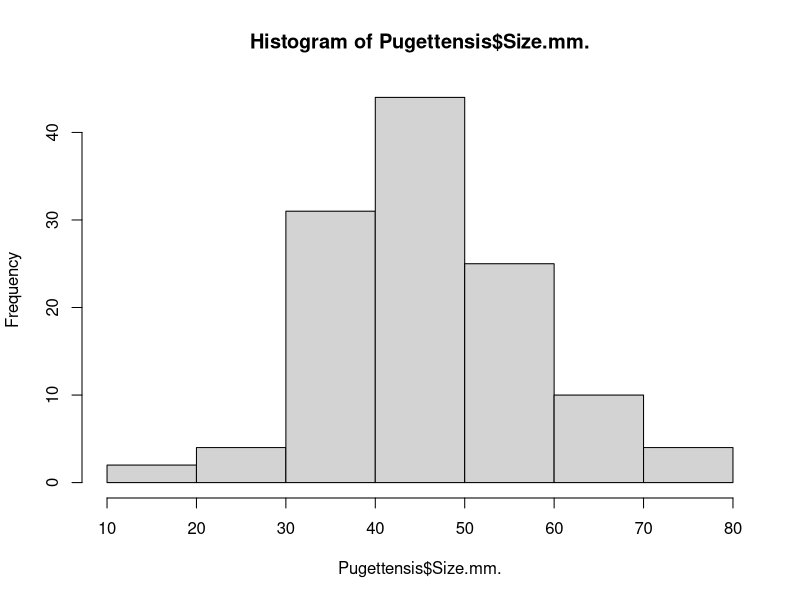
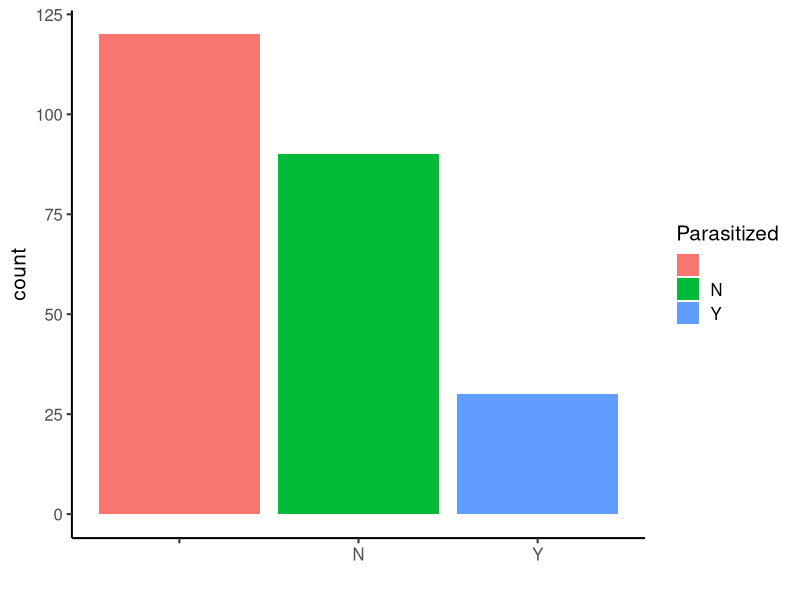
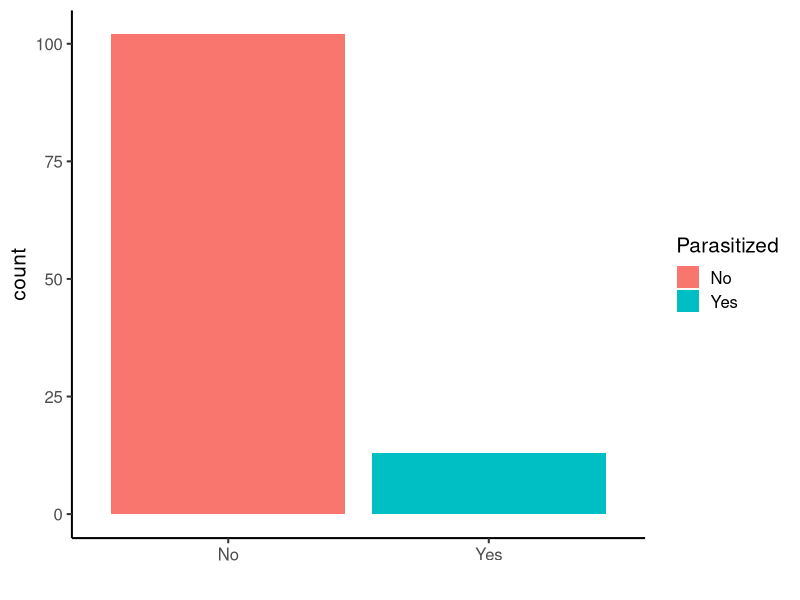
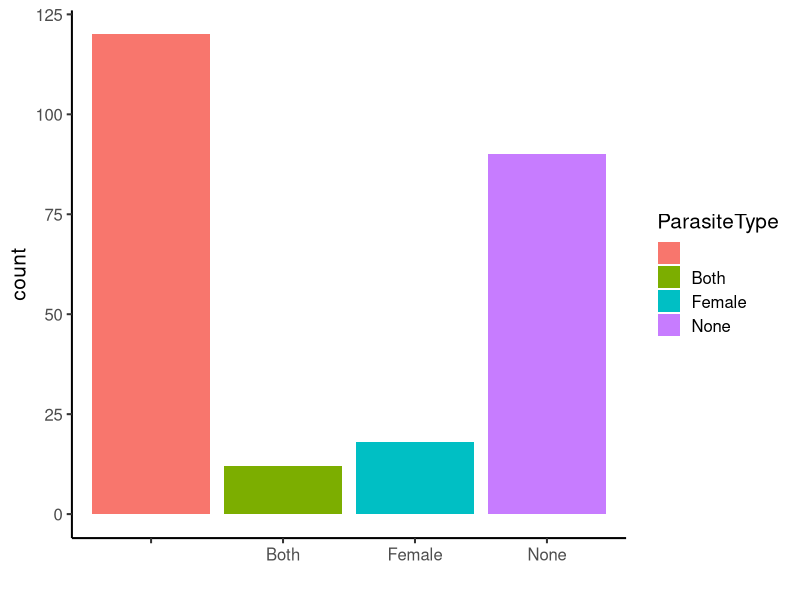
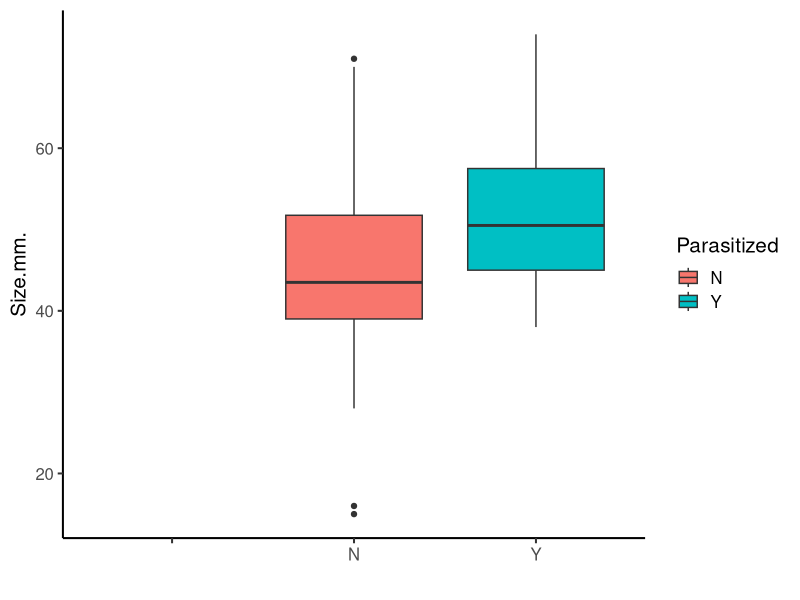
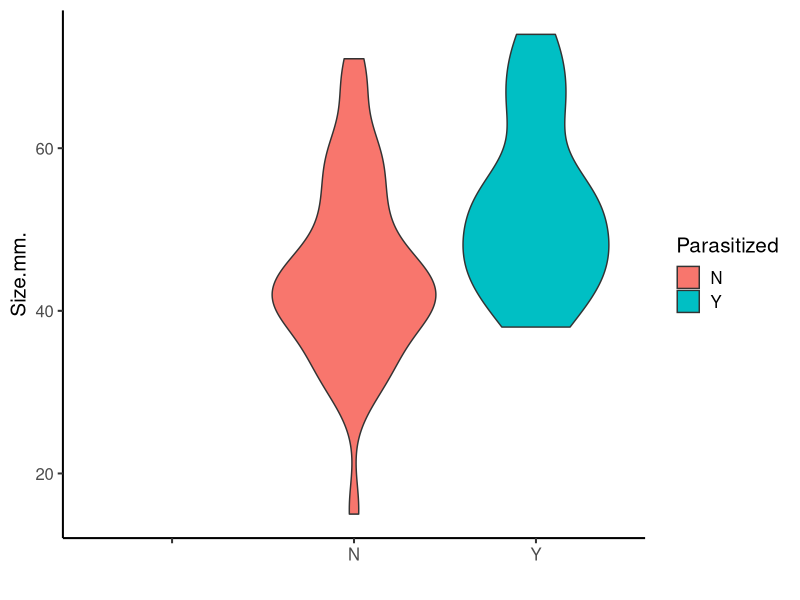
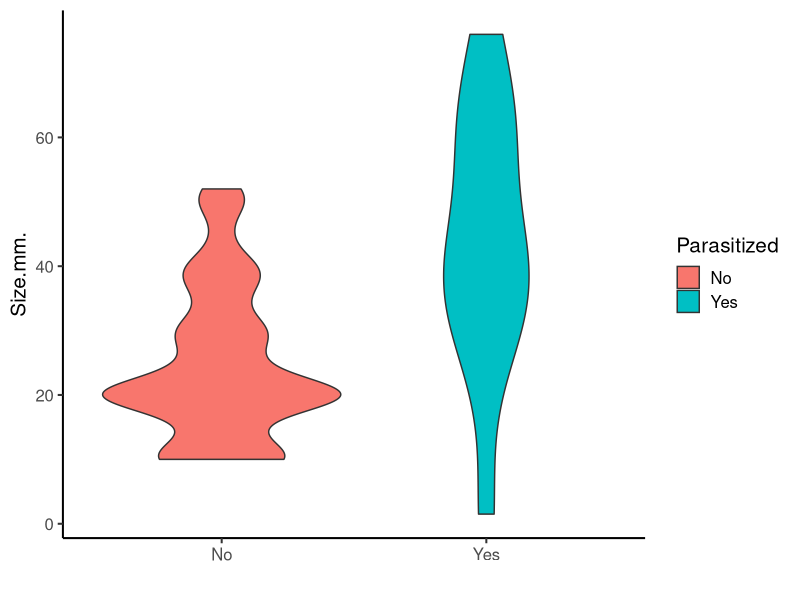
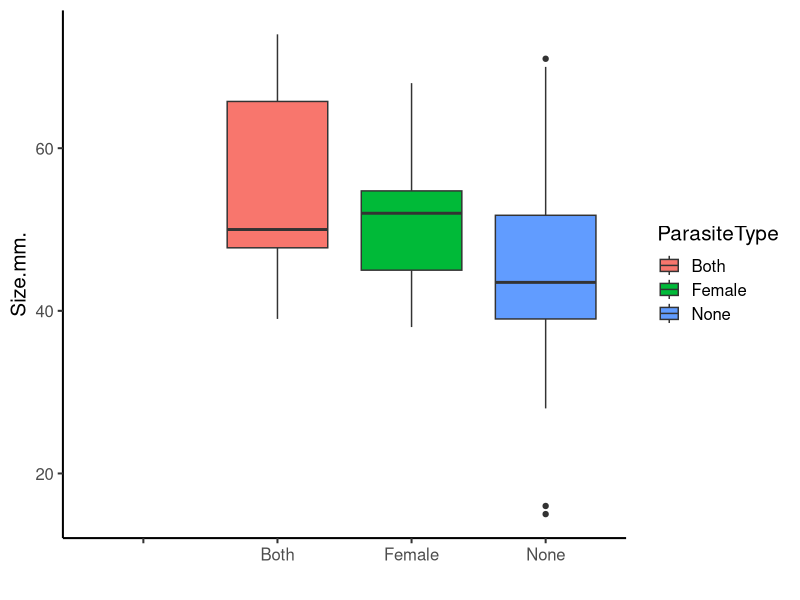

Here is the R script that generated these plots, in order: (Note: this script raises an error after producing the figures.)

library(ggplot2)

library(cowplot)

theme_black = function(base_size = 12, base_family = "") {
  
  theme_grey(base_size = base_size, base_family = base_family) %+replace%
    
    theme(
      # Specify axis options
      axis.line = element_blank(),  
      axis.text.x = element_text(size = base_size*0.8, color = "white", lineheight = 0.9),  
      axis.text.y = element_text(size = base_size*0.8, color = "white", lineheight = 0.9),  
      axis.ticks = element_line(color = "white", size  =  0.2),  
      axis.title.x = element_text(size = base_size, color = "white", margin = margin(0, 10, 0, 0)),  
      axis.title.y = element_text(size = base_size, color = "white", angle = 90, margin = margin(0, 10, 0, 0)),  
      axis.ticks.length = unit(0.3, "lines"),   
      # Specify legend options
      legend.background = element_rect(color = NA, fill = "black"),  
      legend.key = element_rect(color = "white",  fill = "black"),  
      legend.key.size = unit(1.2, "lines"),  
      legend.key.height = NULL,  
      legend.key.width = NULL,      
      legend.text = element_text(size = base_size*0.8, color = "white"),  
      legend.title = element_text(size = base_size*0.8, face = "bold", hjust = 0, color = "white"),  
      legend.position = "right",  
      legend.text.align = NULL,  
      legend.title.align = NULL,  
      legend.direction = "vertical",  
      legend.box = NULL, 
      # Specify panel options
      panel.background = element_rect(fill = "black", color  =  NA),  
      panel.border = element_rect(fill = NA, color = "white"),  
      panel.grid.major = element_line(color = "grey35"),  
      panel.grid.minor = element_line(color = "grey20"),  
      panel.margin = unit(0.5, "lines"),   
      # Specify facetting options
      strip.background = element_rect(fill = "grey30", color = "grey10"),  
      strip.text.x = element_text(size = base_size*0.8, color = "white"),  
      strip.text.y = element_text(size = base_size*0.8, color = "white",angle = -90),  
      # Specify plot options
      plot.background = element_rect(color = "black", fill = "black"),  
      plot.title = element_text(size = base_size*1.2, color = "white"),  
      plot.margin = unit(rep(1, 4), "lines")
      
    )
  
}

Pugettensis<-read.csv("PugettensisCalvertAugV1D1.csv")
Pugettensis
names(Pugettensis)
levels(Pugettensis$Date)
levels(Pugettensis$ParasiteType)
levels(Pugettensis$Parasitized)
levels(Pugettensis$IndividualID)
summary(Pugettensis$ParasiteType)
hist(Pugettensis$Size.mm.)

Additional<-read.csv("Additional Pugettensis Data.csv")
names(Additional)

# add presence absence for parasites
Pugettensis$presence <- as.numeric(Pugettensis$Parasitized)-1
Additional$presence <- as.numeric(Additional$Parasitized)-1

library(ggplot2)
library(tidyverse)

### General Rates
ggplot(Pugettensis, aes(Parasitized, fill=Parasitized))+geom_bar()+theme_classic(base_size =15 )+xlab("")
ggplot(Additional, aes(Parasitized, fill=Parasitized))+geom_bar()+theme_classic(base_size =15 )+xlab("")

ggplot(Pugettensis, aes(ParasiteType, fill=ParasiteType))+geom_bar()+theme_classic(base_size =15 )+xlab("")

with( Pugettensis, sum(presence)/length(presence) )
with( Additional, sum(presence)/length(presence) )


#### Rate by size
ggplot(data= Pugettensis, aes(x=Parasitized, y=Size.mm., fill=Parasitized))  +geom_boxplot()+ theme_classic(base_size =15 )+xlab("")#+ ggtitle("") + ylab("")+ xlab("") +scale_colour_manual(values=c("#666666","#CC0000","#0000CC"))  +theme(plot.title = element_text(size = rel(1)))+theme(axis.text.x = element_text(angle = 5, hjust = 0.5,colour = "black",size=15))+guides(colour=FALSE, fill=FALSE)#+ facet_grid(SoundSourceStimulis~.)
ggplot(data= Pugettensis, aes(x=Parasitized, y=Size.mm., fill=Parasitized))  +geom_violin()+ theme_classic(base_size =15 )+xlab("")#+ ggtitle("") + ylab("")+ xlab("") +scale_colour_manual(values=c("#666666","#CC0000","#0000CC"))  +theme(plot.title = element_text(size = rel(1)))+theme(axis.text.x = element_text(angle = 5, hjust = 0.5,colour = "black",size=15))+guides(colour=FALSE, fill=FALSE)#+ facet_grid(SoundSourceStimulis~.)
ggplot(data= Additional,  aes(x=Parasitized, y=Size.mm., fill=Parasitized))  +geom_violin()+ theme_classic(base_size =15 )+xlab("")#+ ggtitle("") + ylab("")+ xlab("") +scale_colour_manual(values=c("#666666","#CC0000","#0000CC"))  +theme(plot.title = element_text(size = rel(1)))+theme(axis.text.x = element_text(angle = 5, hjust = 0.5,colour = "black",size=15))+guides(colour=FALSE, fill=FALSE)#+ facet_grid(SoundSourceStimulis~.)

ggplot(data= Pugettensis, aes(x=ParasiteType, y=Size.mm., fill=ParasiteType))  +geom_boxplot()+ theme_classic(base_size =15 )+xlab("")#+ ggtitle("") + ylab("")+ xlab("") +scale_colour_manual(values=c("#666666","#CC0000","#0000CC"))  +theme(plot.title = element_text(size = rel(1)))+theme(axis.text.x = element_text(angle = 5, hjust = 0.5,colour = "black",size=15))+guides(colour=FALSE, fill=FALSE)#+ facet_grid(SoundSourceStimulis~.)


# prevalence by size

# windows(9,4)
# classic
size1 <- ggplot( data=Pugettensis, aes(x=Size.mm.,y=presence) ) +
  geom_vline( linetype=2,xintercept=40 ) +
  geom_point( col='slateblue', size = 3, alpha=0.3 ) +
  geom_smooth( method='glm', method.args = list(family=binomial),
               col = 'black', size=0.5 ) +
  ylab( "Parasite prevalence" ) + xlab( "Total shrimp length (mm)" ) +
  theme_classic() + xlim(c(0,80))
size2 <- ggplot( data=Additional, aes(x=Size.mm.,y=presence) ) +
  geom_vline( linetype=2,xintercept=40 ) +
  geom_jitter( aes(col=Site), size = 3, alpha=0.8, width=0.1, height=0.01 ) +
  geom_smooth( method='glm', method.args = list(family=binomial),
               col = 'black', size=0.5 ) +
  ylab( "Parasite prevalence" ) + xlab( "Total shrimp length (mm)" ) +
  theme_classic() + xlim(c(0,80))
plot_grid( size1, size2, rel_widths = c(1,1.5) )

# black out
ggplot( data=Pugettensis, aes(x=Size.mm.,y=presence) ) +
  geom_vline( linetype=2,xintercept=40 ) +
  geom_point( col='chartreuse', size = 3, alpha=0.3 ) +
  geom_smooth( method='glm', method.args = list(family=binomial),
               col = 'white', size=0.5 ) +
  ylab( "Parasite prevalence" ) + xlab( "Total shrimp length (mm)" ) 
  theme_black()
ggplot( data=Additional, aes(x=Size.mm.,y=presence) ) +
  geom_vline( linetype=2,xintercept=40 ) +
  geom_point( col='chartreuse', size = 3, alpha=0.3 ) +
  geom_smooth( method='glm', method.args = list(family=binomial),
               col = 'white', size=0.5 ) +
  ylab( "Parasite prevalence" ) + xlab( "Total shrimp length (mm)" ) +
  theme_black()

# the model
glm1 <- glm( presence ~ Size.mm., data=Pugettensis, family=binomial )
summary( glm1 )
# predict the extremes of body size in the dataset
psych::logistic( predict( glm1, newdata = list(Size.mm.=range(Pugettensis$Size.mm.) ) ) )


### Example Figure

A<-ggplot(Pugettensis, aes(Parasitized, fill=Parasitized))+geom_bar()+theme_classic(base_size =15 )+xlab("")
B<-ggplot(Pugettensis, aes(ParasiteType, fill=ParasiteType))+geom_bar()+theme_classic(base_size =15 )+xlab("")
C<-ggplot(data= Pugettensis, aes(x=Parasitized, y=Size.mm., fill=Parasitized))  +geom_boxplot()+ theme_classic(base_size =15 )+xlab("")#+ ggtitle("") + ylab("")+ xlab("") +scale_colour_manual(values=c("#666666","#CC0000","#0000CC"))  +theme(plot.title = element_text(size = rel(1)))+theme(axis.text.x = element_text(angle = 5, hjust = 0.5,colour = "black",size=15))+guides(colour=FALSE, fill=FALSE)#+ facet_grid(SoundSourceStimulis~.)
D<-ggplot(data= Pugettensis, aes(x=ParasiteType, y=Size.mm., fill=ParasiteType))  +geom_boxplot()+ theme_classic(base_size =15 )+xlab("")#+ ggtitle("") + ylab("")+ xlab("") +scale_colour_manual(values=c("#666666","#CC0000","#0000CC"))  +theme(plot.title = element_text(size = rel(1)))+theme(axis.text.x = element_text(angle = 5, hjust = 0.5,colour = "black",size=15))+guides(colour=FALSE, fill=FALSE)#+ facet_grid(SoundSourceStimulis~.)

plot_grid(A,B,C,D, labels=c("","","",""), ncol = 2, nrow =2,label_size=18)


